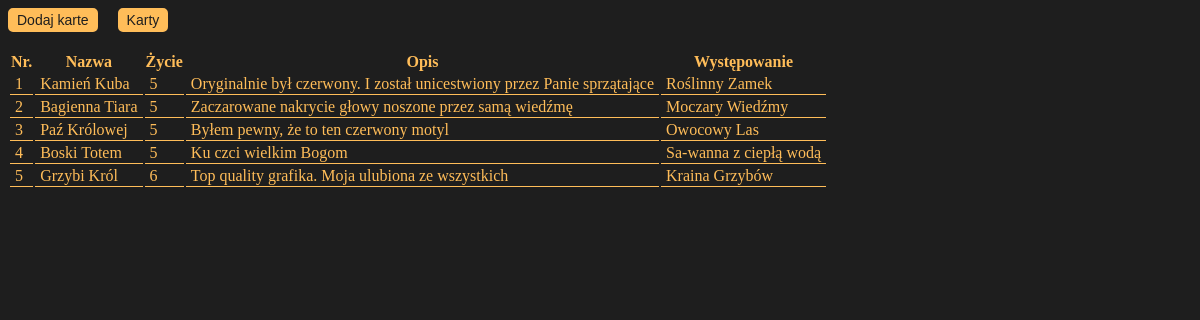
The page /show_heroes.php on the database as committed earlier.
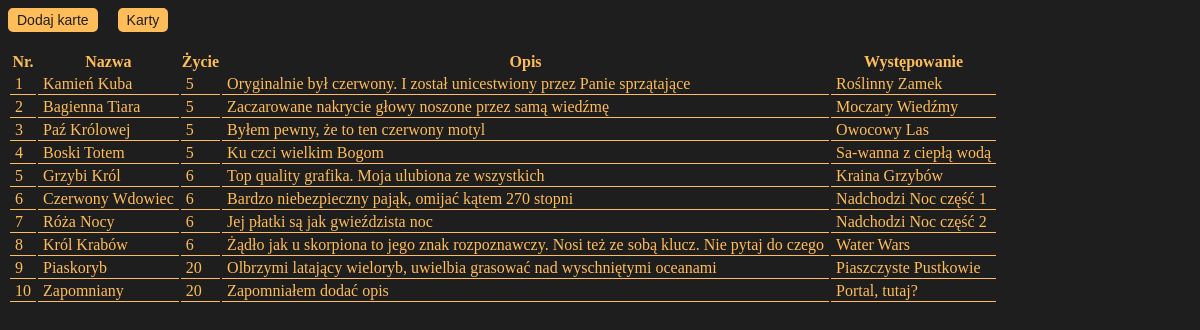
The same page on the database as committed later.
### tables this page shows
CREATE TABLE `bohater` (
  `id` int(11) NOT NULL,
  `Nazwa` varchar(50) NOT NULL,
  `HP` int(11) NOT NULL,
  `Opis` text NOT NULL,
  `Wystepowanie` varchar(100) NOT NULL
);

### show_heroes.php (the view, shortened to what this page needs)
<!doctype html>
<html lang="pl">
<head>
    <link rel="stylesheet" href="main.css">
</head>
<body>
<div style="float: left; padding-right: 20px">
    <form action="index.php">
        <button>Dodaj karte</button><br><br>
    </form>
</div>
<div>
    <form action="show.php">
        <button>Karty</button><br><br>
    </form>
</div>
<table>
    <tr>
        <th>Nr.</th>
        <th>Nazwa</th>
        <th>Życie</th>
        <th>Opis</th>
        <th>Występowanie</th>
    </tr>
    <?php
    $baza = new mysqli("localhost", "root", "", "karty_ike");
    $sql = "SELECT id, Nazwa, HP, Opis, Wystepowanie FROM bohater";
    $result = $baza->query($sql);
    if ($result->num_rows > 0) {
        while($row = $result->fetch_assoc()) {
            echo "<tr>";
            echo "<td>" . $row["id"] . "</td>";
            echo "<td>" . $row["Nazwa"] . "</td>";
            echo "<td>" . $row["HP"] . "</td>";
            echo "<td>" . $row["Opis"] . "</td>";
            echo "<td>" . $row["Wystepowanie"] . "</td>";
            echo "</tr>";
        }
    }
    ?>
</table><br>
</body>
</html>

### main.css (style rules this page uses)
body { background-color: #1e1e1e; color: #ffbd59; }
button { background-color: #ffbd59; font-size: 14px; color: #1e1e1e; border: 3px solid #ffbd59; border-radius: 5px; }

### show_heroes.php (style rules this page uses)
tr, td { border-bottom: 1px solid #ffbd59; border-collapse: collapse; padding-left: 5px; padding-right: 5px; background-color: #1e1e1e; }

Rows that differ between the two databases and show on the page:
added bohater: id "6", Nazwa "Czerwony Wdowiec", HP "6", Opis "Bardzo niebezpieczny pająk, omijać kątem 270 stopni", Wystepowanie "Nadchodzi Noc część 1"
added bohater: id "7", Nazwa "Róża Nocy", HP "6", Opis "Jej płatki są jak gwieździsta noc", Wystepowanie "Nadchodzi Noc część 2"
added bohater: id "8", Nazwa "Król Krabów", HP "6", Opis "Żądło jak u skorpiona to jego znak rozpoznawczy. Nosi też ze sobą klucz. Nie pytaj do czego", Wystepowanie "Water Wars"
added bohater: id "9", Nazwa "Piaskoryb", HP "20", Opis "Olbrzymi latający wieloryb, uwielbia grasować nad wyschniętymi oceanami", Wystepowanie "Piaszczyste Pustkowie"
added bohater: id "10", Nazwa "Zapomniany", HP "20", Opis "Zapomniałem dodać opis", Wystepowanie "Portal, tutaj?"
